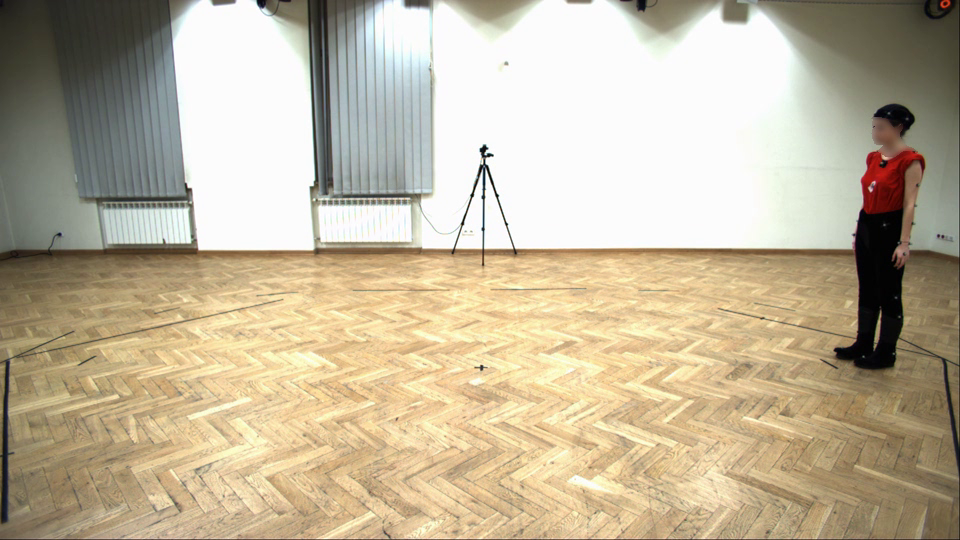
#> input picture images/c1-0195.png, 960 x 540 px
$ jupyter execute --allow-errors Triangulation.ipynb
#> lines starting #> are read from the running program, lines starting #| are printed output that depends on the picture; after the words box and inside, x2 and y2 are one past the last pixel; in counts of white or black regions, pixels touching at a corner belong together
### mocap/amc_parser.py
import numpy as np
import matplotlib.pyplot as plt
from transforms3d.euler import euler2mat
from mpl_toolkits.mplot3d import Axes3D


class Joint:
    # [105 lines left out: functions __init__, set_motion, draw, to_dict, pretty_print, read_line, not called in this run]


def parse_asf(file_path):
    '''read joint data only'''
    with open(file_path) as f:
        content = f.read().splitlines()

    for idx, line in enumerate(content):
        # meta infomation is ignored
        if line == ':bonedata':
            content = content[idx+1:]
            break

    # read joints
    joints = {'root': Joint('root', np.zeros(3), 0, np.zeros(3), [], [])}
    idx = 0
    while True:
        # the order of each section is hard-coded

        line, idx = read_line(content, idx)

        if line[0] == ':hierarchy':
            break

        assert line[0] == 'begin'

        line, idx = read_line(content, idx)
        assert line[0] == 'id'

        line, idx = read_line(content, idx)
        assert line[0] == 'name'
        name = line[1]

        line, idx = read_line(content, idx)
        assert line[0] == 'direction'
        direction = np.array([float(axis) for axis in line[1:]])

        # skip length
        line, idx = read_line(content, idx)
        assert line[0] == 'length'
        length = float(line[1])

        line, idx = read_line(content, idx)
        assert line[0] == 'axis'
        assert line[4] == 'XYZ'

        axis = np.array([float(axis) for axis in line[1:-1]])

        dof = []
        limits = []

        line, idx = read_line(content, idx)
        if line[0] == 'dof':
            dof = line[1:]
            for i in range(len(dof)):
                line, idx = read_line(content, idx)
                if i == 0:
                    assert line[0] == 'limits'
                    line = line[1:]
                assert len(line) == 2
                mini = float(line[0][1:])
                maxi = float(line[1][:-1])
                limits.append((mini, maxi))

            line, idx = read_line(content, idx)

        assert line[0] == 'end'
        joints[name] = Joint(
            name,
            direction,
            length,
            axis,
            dof,
            limits
        )

    # read hierarchy
    assert line[0] == ':hierarchy'

    line, idx = read_line(content, idx)

    assert line[0] == 'begin'

    while True:
        line, idx = read_line(content, idx)
        if line[0] == 'end':
            break
        assert len(line) >= 2
        for joint_name in line[1:]:
            joints[line[0]].children.append(joints[joint_name])
        for nm in line[1:]:
            joints[nm].parent = joints[line[0]]

    return joints


# [26 lines left out: function parse_amc, not called in this run]

### Triangulation.ipynb
# Triangulation

## Imports

[cell 1]
import numpy as np
import xml.etree.ElementTree as ET
import cv2
from PIL import Image

[cell 2]
from iterative_eigen.iterative_eigen import IterativeEigen
from iterative_ls.iterative_ls import IterativeLS
from linear_eigen.linear_eigen import LinearEigen
from linear_ls.linear_ls import LinearLS
from poly.poly import Poly
from poly_abs.poly_abs import PolyAbs

## Utilities

### Camera matrix
Tsai model camera matrix

[cell 3]
def intrinsic_matrix(f, cx, cy):
    return np.array([[f, 0, cx],
                     [0, f, cy],
                     [0, 0, 1]], dtype=np.float64)

def rotation(rx, ry, rz):
    R = np.zeros((3, 3))
    R[0, 0] = np.cos(ry) * np.cos(rz)
    R[0, 1] = np.cos(rz) * np.sin(rx) * np.sin(ry) - np.cos(rx) * np.sin(rz)
    R[0, 2] = np.sin(rx) * np.sin(rz) + np.cos(rx) * np.cos(rz) * np.sin(ry)
    R[1, 0] = np.cos(ry) * np.sin(rz)
    R[1, 1] = np.sin(rx) * np.sin(ry) * np.sin(rz) + np.cos(rx) * np.cos(rz)
    R[1, 2] = np.cos(rx) * np.sin(ry) * np.sin(rz) - np.cos(rz) * np.sin(rx)
    R[2, 0] = -np.sin(ry)
    R[2, 1] = np.cos(ry) * np.sin(rx)
    R[2, 2] = np.cos(rx) * np.cos(ry)
    return R

def camera(focal, kappa1, cx, cy, sx, tx, ty, tz, rx, ry, rz, **kwargs):
    K = intrinsic_matrix(focal, cx, cy)
    t = np.array([[tx], [ty], [tz]], dtype=np.float64)
    R = rotation(rx, ry, rz)
    Rt = np.hstack((R, t))
    return K @ Rt

### xml parameters parser

[cell 4]
def get_parameters(filepath):
    tree = ET.parse(filepath)
    root = tree.getroot()
    attribs = {}
    for child in root:
        attribs = dict(**attribs, **child.attrib)
    return {key: float(attribs[key]) for key in attribs}

## Points taken from images

[cell 5]
def add_marker(arr, point, radius=3, color=[0, 255, 255]):
    i, j = point[0], point[1]
    arr[i-radius:i+radius, j-radius:j+radius] = color

[cell 6]
image = Image.open('images/c1-0195.png')
#> image is the input picture: PIL image 960x540 RGB; mean R, G, B 192.7, 180.7, 156

arr = np.array(image)
point0 = (104, 890)
add_marker(arr, point0)
#> in add_marker, `arr[i-radius:i+radius, j-radius:j+radius] = color`: arr: shape (540, 960, 3); 0.01% of pixels changed, all inside (x1, y1, x2, y2) = (887, 101, 893, 107)

Image.fromarray(arr).show()
point0 = np.array(point0, dtype=np.float64)[::-1]

[cell 7]
image = Image.open('images/c2-0195.png')
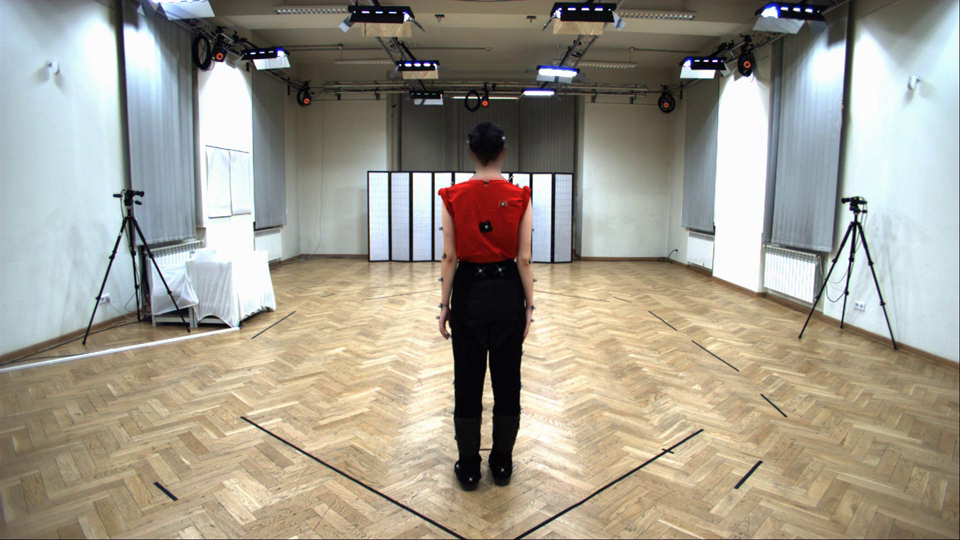
#> input picture images/c2-0195.png, 960 x 540 px
#> image is the input picture: PIL image 960x540 RGB; mean R, G, B 161.2, 155.8, 142.6

arr = np.array(image)
point1 = (122, 486)
add_marker(arr, point1)
#> in add_marker (call 2), `arr[i-radius:i+radius, j-radius:j+radius] = color`: arr: shape (540, 960, 3); 0.01% of pixels changed, all inside (x1, y1, x2, y2) = (483, 119, 489, 125)

Image.fromarray(arr).show()
point1 = np.array(point1, dtype=np.float64)[::-1]

[cell 8]
image = Image.open('images/c3-0195.png')
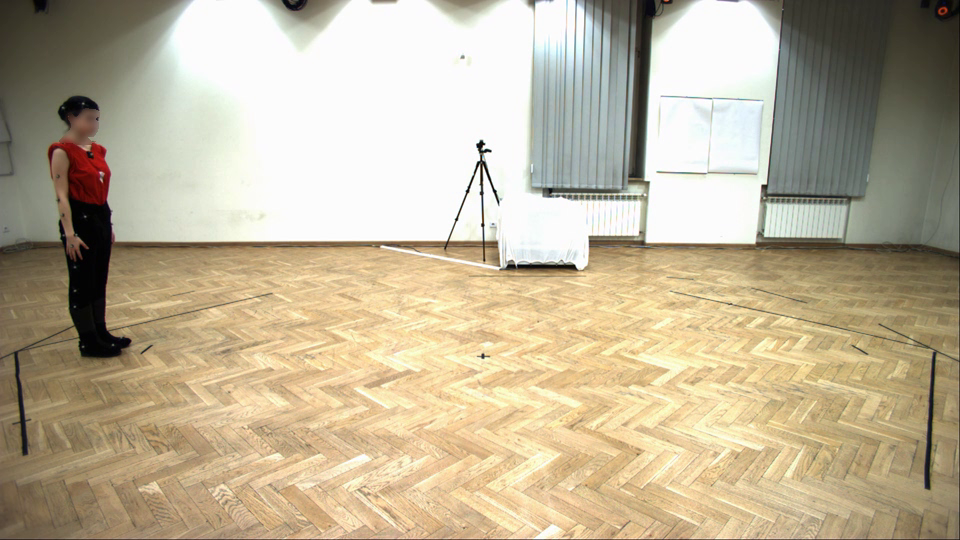
#> input picture images/c3-0195.png, 960 x 540 px
#> image is the input picture: PIL image 960x540 RGB; mean R, G, B 190.4, 178.4, 152.6

arr = np.array(image)
point2 = (97, 80)
add_marker(arr, point2)
#> in add_marker (call 3), `arr[i-radius:i+radius, j-radius:j+radius] = color`: arr: shape (540, 960, 3); 0.01% of pixels changed, all inside (x1, y1, x2, y2) = (77, 94, 83, 100)

Image.fromarray(arr).show()
point2 = np.array(point2, dtype=np.float64)[::-1]

[cell 9]
image = Image.open('images/c4-0195.png')
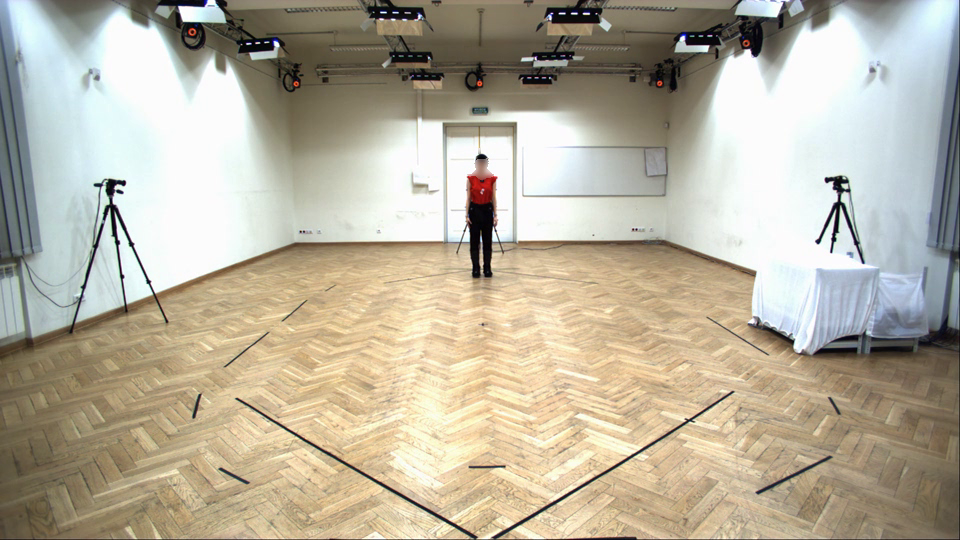
#> input picture images/c4-0195.png, 960 x 540 px
#> image is the input picture: PIL image 960x540 RGB; mean R, G, B 183.8, 176.3, 158.3

arr = np.array(image)
point3 = (154, 482)
add_marker(arr, point3)
#> in add_marker (call 4), `arr[i-radius:i+radius, j-radius:j+radius] = color`: arr: shape (540, 960, 3); 0.01% of pixels changed, all inside (x1, y1, x2, y2) = (479, 151, 485, 157)

Image.fromarray(arr).show()
point3 = np.array(point3, dtype=np.float64)[::-1]

## Camera matrices

#> (a cell that did not finish here is left out)

p1 = camera(**get_parameters('images/c2.xml'))
p2 = camera(**get_parameters('images/c3.xml'))
p3 = camera(**get_parameters('images/c4.xml'))

## Results Obtained with opencv

[cell 11]
def homogenize3D(point):
    return point / point[3]

#> (a cell that did not finish here is left out)

## Own implementation

[cell 13]
def calculate(matrix1, matrix2, point1, point2, Method):
    method = Method(matrix1, matrix2)
    res = method.triangulate_point(point1, point2)
    print(f"Result: {res} Method: {Method.__name__}")


def calculate_cv2(matrix1, matrix2, point1, point2):
    res = cv2.triangulatePoints(p0, p1, point0, point1)
    hom_res = homogenize3D(res)
    list_res = [float(a) for a in hom_res]
    print(f"Result: {list_res[:3]} Method: opencv")

#> (a cell that did not finish here is left out)

[cell 15]
from mocap.amc_parser import parse_amc, parse_asf
import matplotlib.pyplot as plt

asf_path = 'data/p2s1.asf'
amc_path = 'data/p2s1.amc'
#> (the rest of this cell did not finish here and is left out)
